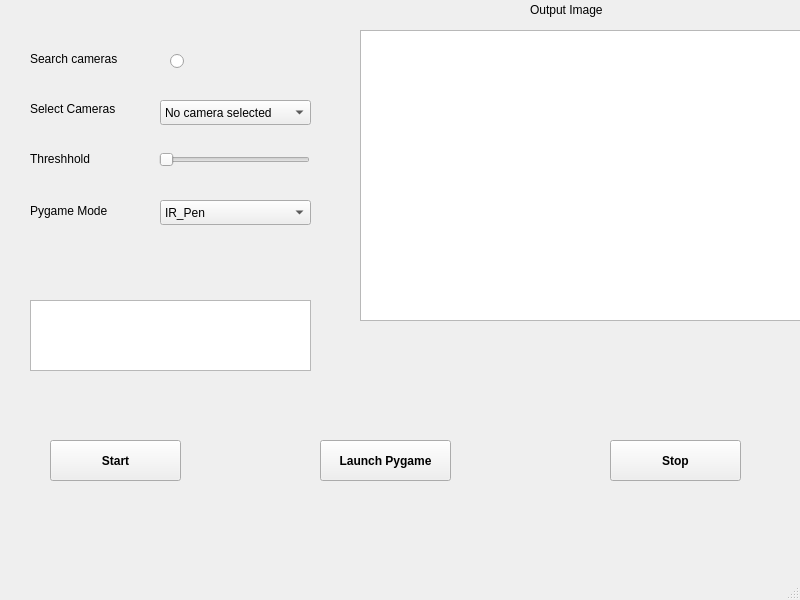
<?xml version="1.0" encoding="UTF-8"?>
<ui version="4.0">
 <class>MainWindow</class>
 <widget class="QMainWindow" name="MainWindow">
  <property name="geometry">
   <rect>
    <x>0</x>
    <y>0</y>
    <width>800</width>
    <height>600</height>
   </rect>
  </property>
  <property name="windowTitle">
   <string>MainWindow</string>
  </property>
  <property name="autoFillBackground">
   <bool>false</bool>
  </property>
  <widget class="QWidget" name="centralwidget">
   <widget class="QLabel" name="label">
    <property name="geometry">
     <rect>
      <x>30</x>
      <y>50</y>
      <width>121</width>
      <height>17</height>
     </rect>
    </property>
    <property name="text">
     <string>Search cameras</string>
    </property>
   </widget>
   <widget class="QRadioButton" name="radiobutton">
    <property name="geometry">
     <rect>
      <x>170</x>
      <y>50</y>
      <width>16</width>
      <height>23</height>
     </rect>
    </property>
    <property name="text">
     <string/>
    </property>
    <property name="iconSize">
     <size>
      <width>20</width>
      <height>17</height>
     </size>
    </property>
   </widget>
   <widget class="QLabel" name="label_2">
    <property name="geometry">
     <rect>
      <x>30</x>
      <y>100</y>
      <width>111</width>
      <height>17</height>
     </rect>
    </property>
    <property name="text">
     <string>Select Cameras</string>
    </property>
   </widget>
   <widget class="QComboBox" name="comboBox">
    <property name="geometry">
     <rect>
      <x>160</x>
      <y>100</y>
      <width>151</width>
      <height>25</height>
     </rect>
    </property>
    <item>
     <property name="text">
      <string>No camera selected</string>
     </property>
    </item>
   </widget>
   <widget class="QLabel" name="label_3">
    <property name="geometry">
     <rect>
      <x>30</x>
      <y>150</y>
      <width>121</width>
      <height>17</height>
     </rect>
    </property>
    <property name="text">
     <string>Threshhold</string>
    </property>
   </widget>
   <widget class="QSlider" name="slider_">
    <property name="geometry">
     <rect>
      <x>159</x>
      <y>150</y>
      <width>151</width>
      <height>20</height>
     </rect>
    </property>
    <property name="orientation">
     <enum>Qt::Horizontal</enum>
    </property>
   </widget>
   <widget class="QGraphicsView" name="graphicview">
    <property name="geometry">
     <rect>
      <x>360</x>
      <y>30</y>
      <width>441</width>
      <height>291</height>
     </rect>
    </property>
   </widget>
   <widget class="QLabel" name="label_4">
    <property name="geometry">
     <rect>
      <x>530</x>
      <y>0</y>
      <width>111</width>
      <height>20</height>
     </rect>
    </property>
    <property name="text">
     <string>Output Image</string>
    </property>
   </widget>
   <widget class="QPushButton" name="start_button">
    <property name="geometry">
     <rect>
      <x>50</x>
      <y>440</y>
      <width>131</width>
      <height>41</height>
     </rect>
    </property>
    <property name="font">
     <font>
      <bold>true</bold>
     </font>
    </property>
    <property name="text">
     <string>Start</string>
    </property>
   </widget>
   <widget class="QTextEdit" name="textbox">
    <property name="geometry">
     <rect>
      <x>30</x>
      <y>300</y>
      <width>281</width>
      <height>71</height>
     </rect>
    </property>
   </widget>
   <widget class="QPushButton" name="stop_button">
    <property name="geometry">
     <rect>
      <x>610</x>
      <y>440</y>
      <width>131</width>
      <height>41</height>
     </rect>
    </property>
    <property name="font">
     <font>
      <bold>true</bold>
     </font>
    </property>
    <property name="text">
     <string>Stop</string>
    </property>
   </widget>
   <widget class="QPushButton" name="launchpybutton">
    <property name="geometry">
     <rect>
      <x>320</x>
      <y>440</y>
      <width>131</width>
      <height>41</height>
     </rect>
    </property>
    <property name="font">
     <font>
      <bold>true</bold>
      <underline>false</underline>
      <strikeout>false</strikeout>
     </font>
    </property>
    <property name="text">
     <string>Launch Pygame</string>
    </property>
   </widget>
   <widget class="QLabel" name="pygame_mode">
    <property name="geometry">
     <rect>
      <x>30</x>
      <y>200</y>
      <width>101</width>
      <height>21</height>
     </rect>
    </property>
    <property name="text">
     <string>Pygame Mode</string>
    </property>
   </widget>
   <widget class="QComboBox" name="comboBox_pygame">
    <property name="geometry">
     <rect>
      <x>160</x>
      <y>200</y>
      <width>151</width>
      <height>25</height>
     </rect>
    </property>
    <item>
     <property name="text">
      <string>IR_Pen</string>
     </property>
    </item>
    <item>
     <property name="text">
      <string>Mouse</string>
     </property>
    </item>
    <item>
     <property name="text">
      <string>Touch_Screen</string>
     </property>
    </item>
   </widget>
  </widget>
  <widget class="QMenuBar" name="menubar">
   <property name="geometry">
    <rect>
     <x>0</x>
     <y>0</y>
     <width>800</width>
     <height>22</height>
    </rect>
   </property>
  </widget>
  <widget class="QStatusBar" name="statusbar"/>
 </widget>
 <resources/>
 <connections/>
</ui>
